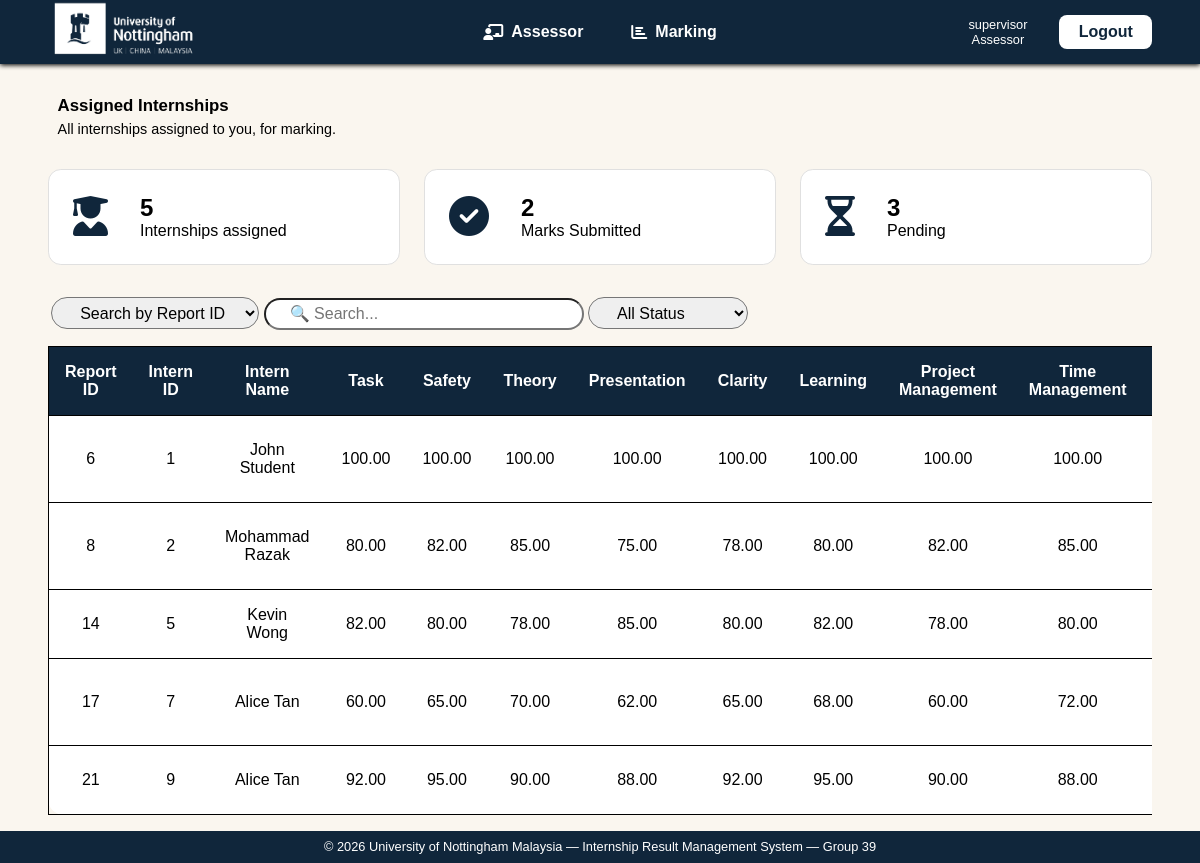
/marking.php (signed in), run on the app's committed database.
### tables this page shows
CREATE TABLE `internship_report` (
  `report_id` int(11) NOT NULL,
  `intern_id` int(11) NOT NULL,
  `assessor_id` int(11) NOT NULL,
  `task_score` decimal(5,2) DEFAULT '0.00',
  `safety_score` decimal(5,2) DEFAULT '0.00',
  `theory_score` decimal(5,2) DEFAULT '0.00',
  `present_score` decimal(5,2) DEFAULT '0.00',
  `clarity_score` decimal(5,2) DEFAULT '0.00',
  `learning_score` decimal(5,2) DEFAULT '0.00',
  `proj_mgmt_score` decimal(5,2) DEFAULT '0.00',
  `time_mgmt_score` decimal(5,2) DEFAULT '0.00',
  `comment` text
);

CREATE TABLE `internship` (
  `intern_id` int(11) NOT NULL,
  `supervisor_id` int(11) NOT NULL,
  `lecturer_id` int(11) NOT NULL,
  `student_id` int(11) NOT NULL,
  `internship_company` varchar(255) DEFAULT NULL,
  `start_date` date DEFAULT NULL,
  `end_date` date DEFAULT NULL,
  `report_status` enum('Drafting','In Progress','Suspended','Finalisation','Complete') DEFAULT NULL
);

CREATE TABLE `student` (
  `student_id` int(11) NOT NULL,
  `student_reg_number` varchar(20) NOT NULL,
  `student_name` varchar(255) NOT NULL,
  `email_address` varchar(255) NOT NULL,
  `programme` varchar(255) DEFAULT NULL,
  `enrollment_date` date DEFAULT NULL,
  `account_status` enum('Active','Graduated','On-leave','Suspended') DEFAULT 'Active'
);

### prepared_statements.php (called while the page is built)
<?php
include 'connect.php';
function executePreparedStatement($sql, $params) {
    global $conn;
    $stmt = $conn->prepare($sql);
    if (!empty($params)) {
        $stmt->bind_param(str_repeat('s', count($params)), ...$params);
    }
    if (stripos(trim($sql), "SELECT") === 0) {
        $stmt->execute();
        $result = $stmt->get_result();
        return $result;
    } else {
        $result = $stmt->execute();
        $stmt->close();
        return $result;
    }
}

### marking.php (the view, shortened to what this page needs)
<?php
include 'connect.php';
include 'prepared_statements.php';
$userID = $_SESSION['UserID'];
$sql = "
    SELECT
        s.student_id            AS student_id,
        s.student_name          AS student_name,
        i.intern_id             AS intern_id,
        Ar.assessor_id          AS assessor_id,
        Ar.report_id            AS report_id,
        i.report_status         AS report_status,
        Ar.task_score           AS task_score,
        Ar.safety_score         AS safety_score,
        Ar.theory_score         AS theory_score,
        Ar.present_score        AS present_score,
        Ar.clarity_score        AS clarity_score,
        Ar.learning_score       AS learning_score,
        Ar.proj_mgmt_score      AS proj_mgmt_score,
        Ar.time_mgmt_score      AS time_mgmt_score,
        Ar.comment              AS comment
    FROM internship_report Ar
    JOIN internship i ON i.intern_id = Ar.intern_id
    JOIN student   s  ON s.student_id = i.student_id
    WHERE Ar.assessor_id = ?
    ORDER BY Ar.report_id ASC
    ";
$result = executePreparedStatement($sql, [$userID]);
$totalStudents = $result->num_rows;
$marksSubmitted = 0;
$pending = 0;
$rows = $result->fetch_all(MYSQLI_ASSOC);
foreach ($rows as $row) {
    if ($row['report_status'] === 'Complete') {
        $marksSubmitted++;
    } else {
        $pending++;
    }
}
?>
<!DOCTYPE html>
<html lang="en">
<head>
    <link rel="stylesheet" href="style/results.css">
    <link rel="stylesheet" href="https://cdnjs.cloudflare.com/ajax/libs/font-awesome/6.5.0/css/all.min.css">
</head>
<body>
    <header>
        <section class="navimg_logo">
            <a href="#"><img src="assets/nottinghamLogoWhite.png" alt="Nottingham Logo"></a>
        </section>
        <nav class="headul">
            <ul>
                <?php if ($_SESSION['SystemRole'] === 'Assessor'): ?>
                    <li class="list"><a href="myStudents.php"><i class="fa-solid fa-chalkboard-user"></i> Assessor</a></li>
                <?php endif; ?>
                <li class="list"><a href="marking.php"><i class="fa-solid fa-chart-bar"></i> Marking</a></li>
            </ul>
        </nav>
        <section class="navbar_loginUser">
            <article>
                <p><?php echo htmlspecialchars($_SESSION['Username'] ?? 'admin'); ?></p>
                <p><?php echo htmlspecialchars($_SESSION['SystemRole'] ?? 'admin'); ?></p>
            </article>
            <a href="logout.php">Logout</a>
        </section>
    </header>
<main>
    <section>
            <article class="Dashboard_msg">
                <h1>Assigned Internships</h1>
                <p>All internships assigned to you, for marking.</p>
            </article>
            <article class="mainDash">
                <div class="totalStudents">
                    <span class="StudentIcon"><i class="fa-solid fa-user-graduate"></i></span>
                    <span>
                        <h2><?php echo $totalStudents; ?></h2>
                        <p>Internships assigned</p>
                    </span>
                </div>
                <div class="marks_submitted">
                    <span class="marksIcon"><i class="fa-solid fa-circle-check"></i></span>
                    <span>
                        <h2><?php echo $marksSubmitted; ?></h2>
                        <p>Marks Submitted</p>
                    </span>
                </div>
                <div class="pending">
                    <span class="pendingIcon"><i class="fa-regular fa-hourglass-half"></i></span>
                    <span>
                        <h2><?php echo $pending; ?></h2>
                        <p>Pending</p>
                    </span>
                </div>
            </article>
        </section>
        <section class="SearchbarDash">
            <div>
                <select class="searchBy" id="searchType">
                    <option value="report">Search by Report ID</option>
                </select>
                <input type="search" class="search" placeholder="🔍 Search..." id="searchStudent">
                <select class="statusSearch" id="statusFilter">
                    <option value="">All Status</option>
                </select>
            </div>
        </section>
    <section class="data">
        <article class="realData">
            <table>
                <thead>
                    <tr>
                        <th>Report ID</th>
                        <th>Intern ID</th>
                        <th>Intern Name</th>
                        <th>Task</th>
                        <th>Safety</th>
                        <th>Theory</th>
                        <th>Presentation</th>
                        <th>Clarity</th>
                        <th>Learning</th>
                        <th>Project Management</th>
                        <th>Time Management</th>
                        <th>Marks</th>
                    </tr>
                </thead>
                <tbody>
                    <?php if (empty($rows)): ?>
                            <tr>
                                <td colspan="7" style="text-align:center;">No students found.</td>
                            </tr>
                        <?php else: ?>
                            <?php foreach ($rows as $row): ?>
                                <tr data-status="<?php echo htmlspecialchars($row['report_status'] ?? ''); ?>">
                                    <td><?php echo htmlspecialchars($row['report_id']); ?></td>
                                    <td><?php echo htmlspecialchars($row['intern_id']); ?></td>
                                    <td><?php echo htmlspecialchars($row['student_name']); ?></td>
                                    <td><?php echo htmlspecialchars($row['task_score']); ?></td>
                                    <td><?php echo htmlspecialchars($row['safety_score']); ?></td>
                                    <td><?php echo htmlspecialchars($row['theory_score']); ?></td>
                                    <td><?php echo htmlspecialchars($row['present_score']); ?></td>
                                    <td><?php echo htmlspecialchars($row['clarity_score']); ?></td>
                                    <td><?php echo htmlspecialchars($row['learning_score']); ?></td>
                                    <td><?php echo htmlspecialchars($row['proj_mgmt_score']); ?></td>
                                    <td><?php echo htmlspecialchars($row['time_mgmt_score']); ?></td>
                                    <td><?php
                                    ?></td>
                                </tr>
                            <?php endforeach; ?>
                        <?php endif; ?>
                </tbody>
            </table>
        </article>
    </section>
</main>
    <footer>
        <section class="footer">
            <p>© 2026 University of Nottingham Malaysia — Internship Result Management System — Group 39</p>
        </section>
    </footer>
</body>
</html>

### style/results.css (style rules this page uses)
* { box-sizing: border-box; margin: 0; padding: 0; }
html { width: 100%; height: 100%; font-family: Circular, Arial, sans-serif; font-size: 16px; }
body { width: 100%; min-height: 100vh; overflow-x: hidden; background-color: #FAF6EF ; display: flex; flex-direction: column; }
header { display: flex; align-items: center; flex-direction: row; justify-content: space-evenly; padding-left: 4%; padding-right: 4%; position: sticky; top: 0; left: 0; z-index: 10000; background-color: #10263b; box-shadow: 0 0.1rem 0.3rem black; overflow: auto; color: white; }
.list { list-style-type: none; font-weight: bold; font-family: Tahoma , sans-serif; color: black; font-size: 1.2rem; padding: 1rem 1.5rem; border-radius: 10rem ; transition: all 0.5s; -webkit-transition: all 0.5s; }
.list a { position: relative; display: flex; align-items: center; gap: 0.5rem; }
.list a::after { content: ''; position: absolute; bottom: -4px; left: 0; width: 0; height: 2px; background-color: white; transition: width 0.3s ease; }
.navimg_logo { flex: 1; display: flex; flex-direction: row; justify-content: flex-start; align-items: center; }
.navimg_logo img { max-width: 10rem; height: auto; }
.headul ul { flex: 1; display: flex; flex-direction: row; justify-content: flex-start; align-items: center; }
a { text-decoration: none; color: white; font-size: 1rem; }
.navbar_loginUser { flex: 1; display: flex; flex-direction: row; justify-content: flex-end; gap: 2rem; align-items: center; }
.navbar_loginUser a { display:flex; justify-content: center; align-items: center; background-color: white; color: #10263B; font-weight: bold; padding: 0.5rem 1.2rem; border-radius: 0.5rem; cursor: pointer; transition: all 0.3s; }
.navbar_loginUser p { font-size: 0.8rem; text-align: center; margin: 0; padding: 0; }
.Dashboard_msg { margin: 2rem 2.6rem 2rem 2.6rem; padding-left: 1rem; text-align: left; font-size: 0.9rem; }
.Dashboard_msg p { padding-top: 0.3rem; }
.mainDash { display: flex; justify-content: space-between; align-items: center; flex-direction: row; flex-wrap: wrap; gap: 1.5rem; margin: 0 3rem 0 3rem; }
main { flex: 1; display: flex; flex-direction: column; }
.totalStudents, .totalAssessors, .pending, .result, .marks_submitted, .TotalLecturers, .TotalSupervisors { flex: 1; min-width: 12rem; background-color: white; border: 0.1rem solid #e0e0e0; border-radius: 0.8rem; padding: 1.5rem; display: flex; align-items: center; gap: 1rem; transition: all 0.3s ease; cursor: default; width: auto; max-width: 100%; }
.StudentIcon, .AssessorIcon, .pendingIcon, .resultIcon, .marksIcon { font-size: 2.5rem; padding-right: 1rem; color: #10263B; }
.data { flex: 1; display: flex; justify-content: center; align-items: flex-start ; flex-direction: row; margin: 1rem 3rem; gap: 2rem; }
.realData { flex: 1; min-width: 0; overflow-x: auto; }
table { background-color: white; width: 100%; text-align: center; border: 1px solid black; border-radius: 1rem; border-collapse: collapse; }
table th, table td { border: none; border-bottom: 1px solid black; padding: 1rem; }
table tr:last-child td { border-bottom: none; }
.SearchbarDash { display: flex; align-items: center; justify-content:space-between; text-align: center; flex-direction: row; gap: 2rem; margin: 2rem 3.2rem 0rem 3.2rem; }
.search { width: 20rem; height: 2rem; border-radius: 1rem; transition: border-color var(--transition), box-shadow var(--transition); text-align: left; padding-left: 1.5rem; font-size: 1rem; }
.statusSearch { width: 10rem; height: 2rem; border-radius: 1rem; transition: border-color var(--transition), box-shadow var(--transition); text-align: left; padding-left: 1.5rem; font-size: 1rem; }
.searchBy { width: 13rem; height: 2rem; border-radius: 1rem; transition: border-color var(--transition), box-shadow var(--transition); text-align: left; padding-left: 1.5rem; font-size: 1rem; }
.realData thead { position: sticky; top: 0; background-color: #10263b; color: white; z-index: 10; padding: 1rem; border-bottom: none; }
footer { display: flex; align-items: center; width: 100%; height: 2rem; justify-content: center; text-align: center; background-color:#10263B; color: white; font-size: 0.8rem; }

### data on the page
internship_report: report_id "6", intern.intern_id "1", student.student_name "John Student", task_score "100.00", safety_score "100.00", theory_score "100.00", present_score "100.00", clarity_score "100.00", learning_score "100.00", proj_mgmt_score "100.00", time_mgmt_score "100.00"
internship_report: report_id "8", intern.intern_id "2", student.student_name "Mohammad Razak", task_score "80.00", safety_score "82.00", theory_score "85.00", present_score "75.00", clarity_score "78.00", learning_score "80.00", proj_mgmt_score "82.00", time_mgmt_score "85.00"
internship_report: report_id "14", intern.intern_id "5", student.student_name "Kevin Wong", task_score "82.00", safety_score "80.00", theory_score "78.00", present_score "85.00", clarity_score "80.00", learning_score "82.00", proj_mgmt_score "78.00", time_mgmt_score "80.00"
internship_report: report_id "17", intern.intern_id "7", student.student_name "Alice Tan", task_score "60.00", safety_score "65.00", theory_score "70.00", present_score "62.00", clarity_score "65.00", learning_score "68.00", proj_mgmt_score "60.00", time_mgmt_score "72.00"
internship_report: report_id "21", intern.intern_id "9", student.student_name "Alice Tan", task_score "92.00", safety_score "95.00", theory_score "90.00", present_score "88.00", clarity_score "92.00", learning_score "95.00", proj_mgmt_score "90.00", time_mgmt_score "88.00"

### other printed values
$_SESSION['Username'] "supervisor"
$_SESSION['SystemRole'] "Assessor"
$totalStudents "5"
$marksSubmitted "2"
$pending "3"
